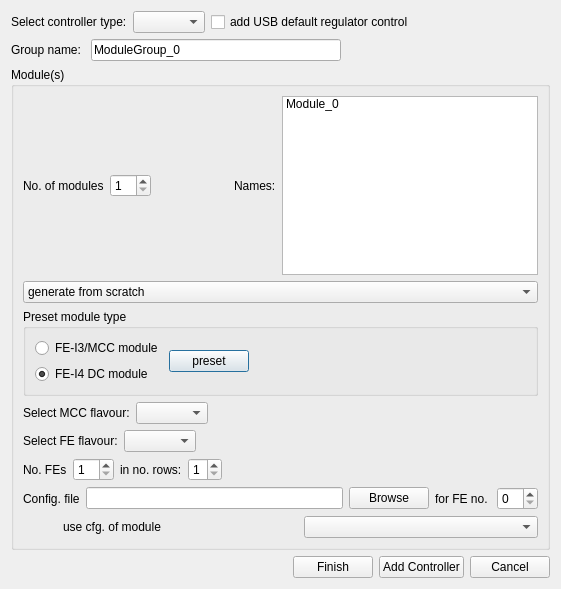
<?xml version="1.0" encoding="UTF-8"?>
<ui version="4.0">
 <class>ConfigCreator</class>
 <widget class="QDialog" name="ConfigCreator">
  <property name="geometry">
   <rect>
    <x>0</x>
    <y>0</y>
    <width>561</width>
    <height>589</height>
   </rect>
  </property>
  <property name="windowTitle">
   <string>Dialog</string>
  </property>
  <layout class="QVBoxLayout" name="verticalLayout_4">
   <item>
    <layout class="QVBoxLayout" name="verticalLayout_3">
     <item>
      <layout class="QHBoxLayout" name="horizontalLayout_19">
       <item>
        <widget class="QLabel" name="controllerTypeLabel">
         <property name="text">
          <string>Select controller type:</string>
         </property>
        </widget>
       </item>
       <item>
        <widget class="QComboBox" name="controllerTypeBox"/>
       </item>
       <item>
        <widget class="QCheckBox" name="addUsbDcs">
         <property name="text">
          <string>add USB default regulator control</string>
         </property>
        </widget>
       </item>
       <item>
        <spacer name="horizontalSpacer_17">
         <property name="orientation">
          <enum>Qt::Horizontal</enum>
         </property>
         <property name="sizeHint" stdset="0">
          <size>
           <width>40</width>
           <height>20</height>
          </size>
         </property>
        </spacer>
       </item>
      </layout>
     </item>
     <item>
      <layout class="QHBoxLayout" name="horizontalLayout_3">
       <item>
        <widget class="QLabel" name="groupLabel">
         <property name="text">
          <string>Group name: </string>
         </property>
        </widget>
       </item>
       <item>
        <widget class="QLineEdit" name="groupNameEdit">
         <property name="minimumSize">
          <size>
           <width>250</width>
           <height>0</height>
          </size>
         </property>
         <property name="text">
          <string>ModuleGroup_0</string>
         </property>
        </widget>
       </item>
       <item>
        <spacer name="horizontalSpacer_2">
         <property name="orientation">
          <enum>Qt::Horizontal</enum>
         </property>
         <property name="sizeHint" stdset="0">
          <size>
           <width>40</width>
           <height>20</height>
          </size>
         </property>
        </spacer>
       </item>
      </layout>
     </item>
     <item>
      <widget class="QGroupBox" name="moduleGroupBox">
       <property name="title">
        <string>Module(s)</string>
       </property>
       <layout class="QVBoxLayout" name="verticalLayout_2">
        <item>
         <layout class="QHBoxLayout" name="horizontalLayout">
          <item>
           <widget class="QLabel" name="moduleLabel">
            <property name="text">
             <string>No. of modules</string>
            </property>
           </widget>
          </item>
          <item>
           <widget class="QSpinBox" name="nmodSpinBox">
            <property name="minimum">
             <number>1</number>
            </property>
            <property name="maximum">
             <number>32</number>
            </property>
           </widget>
          </item>
          <item>
           <spacer name="horizontalSpacer">
            <property name="orientation">
             <enum>Qt::Horizontal</enum>
            </property>
            <property name="sizeHint" stdset="0">
             <size>
              <width>40</width>
              <height>20</height>
             </size>
            </property>
           </spacer>
          </item>
          <item>
           <widget class="QLabel" name="label">
            <property name="text">
             <string>Names:</string>
            </property>
           </widget>
          </item>
          <item>
           <widget class="QListWidget" name="mnameList">
            <item>
             <property name="text">
              <string>Module_0</string>
             </property>
             <property name="flags">
              <set>ItemIsSelectable|ItemIsEditable|ItemIsDragEnabled|ItemIsUserCheckable|ItemIsEnabled</set>
             </property>
            </item>
           </widget>
          </item>
         </layout>
        </item>
        <item>
         <layout class="QVBoxLayout" name="verticalLayout">
          <item>
           <widget class="QComboBox" name="FEcfgTypeBox">
            <property name="currentIndex">
             <number>0</number>
            </property>
            <item>
             <property name="text">
              <string>generate from scratch</string>
             </property>
            </item>
            <item>
             <property name="text">
              <string>read from file (select module from list for display)</string>
             </property>
            </item>
            <item>
             <property name="text">
              <string>combine several FE cfg.s from files to one module</string>
             </property>
            </item>
           </widget>
          </item>
          <item>
           <widget class="QGroupBox" name="flavourGroupBox">
            <property name="minimumSize">
             <size>
              <width>0</width>
              <height>0</height>
             </size>
            </property>
            <property name="title">
             <string>Preset module type</string>
            </property>
            <layout class="QVBoxLayout" name="verticalLayout_6">
             <item>
              <layout class="QHBoxLayout" name="horizontalLayout_6">
               <item>
                <layout class="QVBoxLayout" name="verticalLayout_5">
                 <item>
                  <widget class="QRadioButton" name="fei3Choice">
                   <property name="text">
                    <string>FE-I3/MCC module</string>
                   </property>
                  </widget>
                 </item>
                 <item>
                  <widget class="QRadioButton" name="fei4Choice">
                   <property name="text">
                    <string>FE-I4 DC module</string>
                   </property>
                   <property name="checked">
                    <bool>true</bool>
                   </property>
                  </widget>
                 </item>
                </layout>
               </item>
               <item>
                <widget class="QPushButton" name="presetButton">
                 <property name="text">
                  <string>preset</string>
                 </property>
                </widget>
               </item>
               <item>
                <spacer name="horizontalSpacer_5">
                 <property name="orientation">
                  <enum>Qt::Horizontal</enum>
                 </property>
                 <property name="sizeHint" stdset="0">
                  <size>
                   <width>40</width>
                   <height>20</height>
                  </size>
                 </property>
                </spacer>
               </item>
              </layout>
             </item>
            </layout>
           </widget>
          </item>
          <item>
           <layout class="QHBoxLayout" name="horizontalLayout_21">
            <item>
             <widget class="QLabel" name="mccTypeLabel">
              <property name="text">
               <string>Select MCC flavour:</string>
              </property>
             </widget>
            </item>
            <item>
             <widget class="QComboBox" name="mccTypeBox"/>
            </item>
            <item>
             <spacer name="horizontalSpacer_19">
              <property name="orientation">
               <enum>Qt::Horizontal</enum>
              </property>
              <property name="sizeHint" stdset="0">
               <size>
                <width>40</width>
                <height>20</height>
               </size>
              </property>
             </spacer>
            </item>
           </layout>
          </item>
          <item>
           <layout class="QHBoxLayout" name="horizontalLayout_20">
            <item>
             <widget class="QLabel" name="feTypeLabel">
              <property name="text">
               <string>Select FE flavour:</string>
              </property>
             </widget>
            </item>
            <item>
             <widget class="QComboBox" name="feTypeBox"/>
            </item>
            <item>
             <spacer name="horizontalSpacer_18">
              <property name="orientation">
               <enum>Qt::Horizontal</enum>
              </property>
              <property name="sizeHint" stdset="0">
               <size>
                <width>40</width>
                <height>20</height>
               </size>
              </property>
             </spacer>
            </item>
           </layout>
          </item>
          <item>
           <layout class="QHBoxLayout" name="horizontalLayout_2">
            <item>
             <widget class="QLabel" name="feLabel1">
              <property name="text">
               <string>No. FEs</string>
              </property>
             </widget>
            </item>
            <item>
             <widget class="QSpinBox" name="nfeSpinBox">
              <property name="minimum">
               <number>1</number>
              </property>
              <property name="maximum">
               <number>16</number>
              </property>
             </widget>
            </item>
            <item>
             <widget class="QLabel" name="feLabel2">
              <property name="text">
               <string>in no. rows:</string>
              </property>
             </widget>
            </item>
            <item>
             <widget class="QSpinBox" name="nfeRowSpinBox">
              <property name="minimum">
               <number>1</number>
              </property>
              <property name="maximum">
               <number>2</number>
              </property>
             </widget>
            </item>
            <item>
             <spacer name="horizontalSpacer_3">
              <property name="orientation">
               <enum>Qt::Horizontal</enum>
              </property>
              <property name="sizeHint" stdset="0">
               <size>
                <width>40</width>
                <height>20</height>
               </size>
              </property>
             </spacer>
            </item>
           </layout>
          </item>
          <item>
           <layout class="QHBoxLayout" name="horizontalLayout_5">
            <item>
             <widget class="QLabel" name="modFileLabel">
              <property name="text">
               <string>Config. file</string>
              </property>
             </widget>
            </item>
            <item>
             <widget class="QLineEdit" name="rootCfgFile">
              <property name="enabled">
               <bool>true</bool>
              </property>
             </widget>
            </item>
            <item>
             <widget class="QPushButton" name="cfgBrowseButton">
              <property name="enabled">
               <bool>true</bool>
              </property>
              <property name="text">
               <string>Browse</string>
              </property>
             </widget>
            </item>
            <item>
             <widget class="QLabel" name="feCombLabel">
              <property name="text">
               <string>for FE no. </string>
              </property>
             </widget>
            </item>
            <item>
             <widget class="QSpinBox" name="iFeComb"/>
            </item>
           </layout>
          </item>
          <item>
           <layout class="QHBoxLayout" name="horizontalLayout_7">
            <item>
             <spacer name="horizontalSpacer_6">
              <property name="orientation">
               <enum>Qt::Horizontal</enum>
              </property>
              <property name="sizeType">
               <enum>QSizePolicy::Fixed</enum>
              </property>
              <property name="sizeHint" stdset="0">
               <size>
                <width>40</width>
                <height>20</height>
               </size>
              </property>
             </spacer>
            </item>
            <item>
             <widget class="QLabel" name="modCfgLabel">
              <property name="text">
               <string>use cfg. of module </string>
              </property>
             </widget>
            </item>
            <item>
             <widget class="QComboBox" name="rootModCfgName">
              <property name="enabled">
               <bool>true</bool>
              </property>
             </widget>
            </item>
           </layout>
          </item>
         </layout>
        </item>
       </layout>
      </widget>
     </item>
     <item>
      <layout class="QHBoxLayout" name="horizontalLayout_4">
       <item>
        <spacer name="horizontalSpacer_4">
         <property name="orientation">
          <enum>Qt::Horizontal</enum>
         </property>
         <property name="sizeHint" stdset="0">
          <size>
           <width>40</width>
           <height>20</height>
          </size>
         </property>
        </spacer>
       </item>
       <item>
        <widget class="QPushButton" name="finishButton">
         <property name="enabled">
          <bool>true</bool>
         </property>
         <property name="text">
          <string>Finish</string>
         </property>
        </widget>
       </item>
       <item>
        <widget class="QPushButton" name="addButton">
         <property name="enabled">
          <bool>true</bool>
         </property>
         <property name="text">
          <string>Add Controller</string>
         </property>
        </widget>
       </item>
       <item>
        <widget class="QPushButton" name="cancelButton">
         <property name="text">
          <string>Cancel</string>
         </property>
        </widget>
       </item>
      </layout>
     </item>
    </layout>
   </item>
  </layout>
 </widget>
 <resources/>
 <connections/>
</ui>
